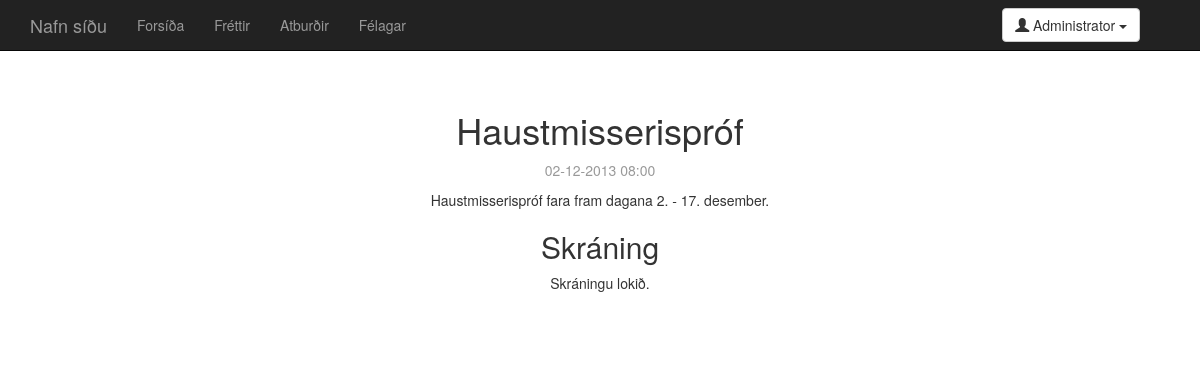
/event.php?id=1 (signed in), run on the app's committed database.
### tables this page shows
CREATE TABLE 'users' (
  'user_id' integer NOT NULL,
  'name' text,
  'post' text NOT NULL UNIQUE,
  'pass' text,
  'privileges' integer,
  'phone_nr' text,
  PRIMARY KEY ('user_id')
);

CREATE TABLE 'events' (
  'event_id' integer NOT NULL,
  'title' text,
  'start' integer,
  'end' integer,
  'registration_start' integer,
  'registration_end' integer,
  'description' text,
  'location' text,
  'seats' integer,
  'date_created' integer,
  'date_edited' integer,
  'creator' integer,
  'last_editor' integer,
  'open_mod_registration' integer,
  PRIMARY KEY ('event_id')
);

### php/config.php (called while the page is built, shortened)
<?php
$website_name = "Nafn síðu";
?>

### php/session_setup.php (called while the page is built, shortened)
<?php
if (isset($_SESSION["loggedin_user"])) {
  $session_user = $_SESSION["loggedin_user"];
  $query = $db->prepare("SELECT name,post,pass,privileges,user_id FROM users WHERE post=:post;");
  $query->execute(array('post' => $session_user));
  $result = $query->fetchAll();
  if (!empty($result)) {
    $result = $result[0];
    $user_name = $result["name"];
  }
  else {
    define("USER_LOGGEDIN", FALSE);
  }
}
else {
  define("USER_LOGGEDIN", FALSE);
}
?>

### php/head.php (called while the page is built, shortened)
<?php
require_once "php/config.php";
require_once "php/db_login.php";
require_once "php/session_setup.php";
?>

### event.php (the view, shortened to what this page needs)
<?php
require_once "php/head.php";
$event_id = intGET("id");
$now = time();
$query = $db->prepare("SELECT title,start,end,registration_start,registration_end,description,location,seats,open_mod_registration FROM events WHERE event_id = :event_id;");
$query->execute(array('event_id' => $event_id));
$event_result = $query->fetchAll();
if (0 < count($event_result)) {
  $valid_event_id = True;
  $row_data = $event_result[0];
  $title = $row_data["title"];
  $start = intval($row_data["start"]);
  $start_string = date("d-m-Y H:i",$start);
  $registration_start = intval($row_data["registration_start"]);
  $registration_start_string = date("d-m-Y H:i",$registration_start);
  $registration_end = intval($row_data["registration_end"]);
  $registration_end_string = date("d-m-Y H:i",$registration_end);
  $description = nl2br($row_data["description"]);
  $seats = intval($row_data["seats"]);
}
else $valid_event_id = False;
?>
<!DOCTYPE html>
<html lang="is">
  <head>
    <link href="dist/css/bootstrap.css" rel="stylesheet">
    <link href="css/main.css" rel="stylesheet">
  </head>
  <body>
<?php
require_once "parts/navbar.php";
?>
    <div class="container">
      <div class="starter-template">
<?php
if ($valid_event_id) {
  echo <<<_END
        <h1>$title</h1>
        <p class="text-muted">$start_string</p>
        <p>
        $description
        </p>
        <h2>Skráning</h2>
_END;
  if ($now < $registration_start) {
    if (0 < $seats) {
      $seats_string = "Sætafjöldi: $seats";
    }
    else {
      $seats_string = "Engin fjöldatakmörkun.";
    }
    echo <<<_END
        <p>
        Skráning hefst: $registration_start_string<br/>
        Skráningu lýkur: $registration_end_string<br/>
        $seats_string
        </p>
_END;
  }
  elseif ($registration_end < $now) {
    echo <<<_END
        <p>Skráningu lokið.</p>
_END;
  }
}
else {
  echo <<<_END
        <p>Atburður fannst ekki :(</p>
_END;
}
?>
      </div>
    </div>
  </body>
</html>

### parts/navbar.php (shortened to what this page needs)
<?php
if (!isset($index_active)) {
  $index_active = "";
}
if (!isset($news_active)) {
  $news_active = "";
}
if (!isset($events_active)) {
  $events_active = "";
}
if (!isset($users_active)) {
  $users_active = "";
}
echo <<<_END
        <div class="navbar navbar-inverse navbar-fixed-top">
          <div class="container">
            <div class="navbar-header">
              <button type="button" class="navbar-toggle" data-toggle="collapse" data-target=".navbar-collapse">
                <span class="icon-bar"></span>
                <span class="icon-bar"></span>
                <span class="icon-bar"></span>
              </button>
              <a class="navbar-brand" href="index.php">$website_name</a>
            </div>
            <div class="collapse navbar-collapse">
              <ul class="nav navbar-nav">
                <li$index_active><a href="index.php">Forsíða</a></li>
                <li$news_active><a href="news.php">Fréttir</a></li>
                <li$events_active><a href="events.php">Atburðir</a></li>
                <li$users_active><a href="users.php">Félagar</a></li>
              </ul>
_END;
if (USER_LOGGEDIN) {
  echo <<<_END
              <div class="navbar-form navbar-right">
                <div class="btn-group">
                  <button type="button" class="btn btn-default dropdown-toggle" data-toggle="dropdown">
                    <span class="glyphicon glyphicon-user"></span> $user_name <span class="caret"></span>
                  </button>
                  <ul class="dropdown-menu" role="menu">
                    <li><a href="mysite.php">Síðan mín</a></li>
_END;
  echo <<<_END
                    <li class="divider"></li>
                    <li><a href="logout.php">Útskrá</a></li>
                  </ul>
                </div>
              </div>
_END;
}
echo <<<_END
            </div>
          </div>
        </div>
_END;
?>

### css/main.css (style rules this page uses)
body { padding-top: 50px; }
.starter-template { padding: 40px 15px; text-align: center; }

### data on the page
users: name "Administrator"
events: title "Haustmisserispróf", start "02-12-2013 08:00", description "Haustmisserispróf fara fram dagana 2. - 17. desember."

### other printed values
$website_name "Nafn síðu"
